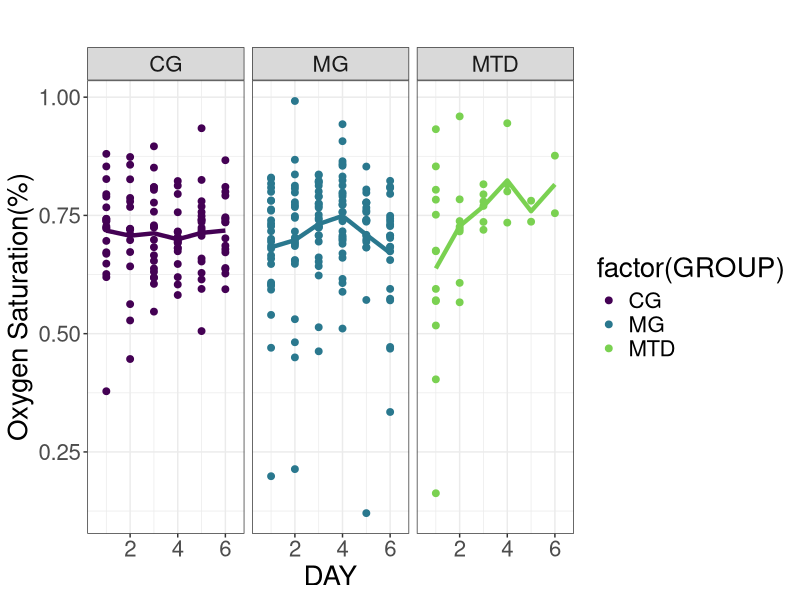
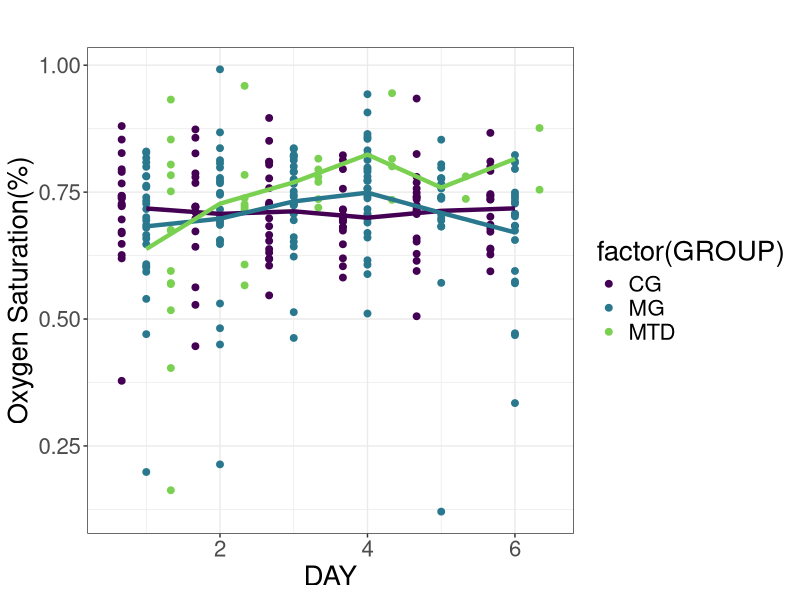
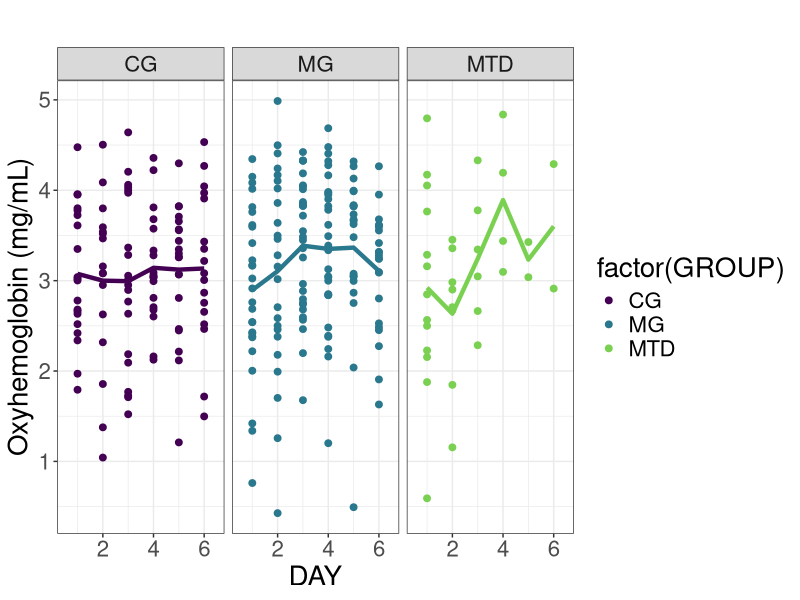
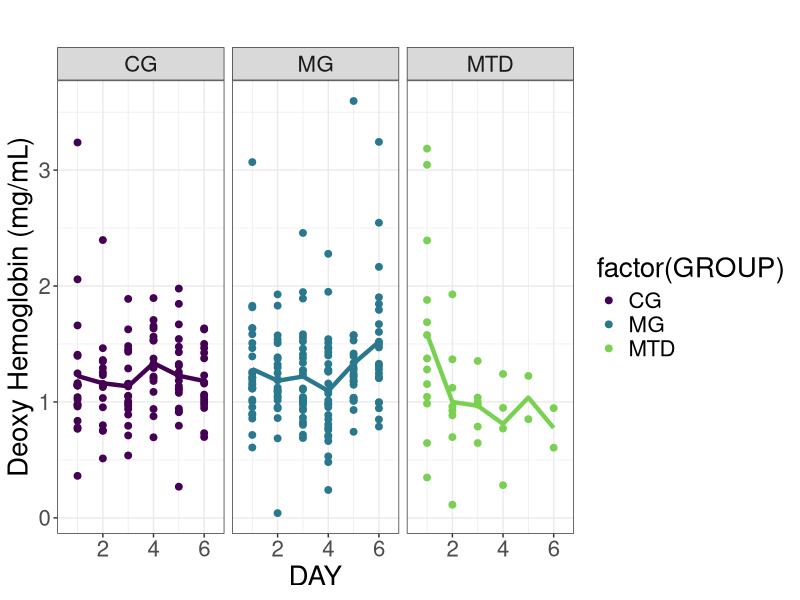
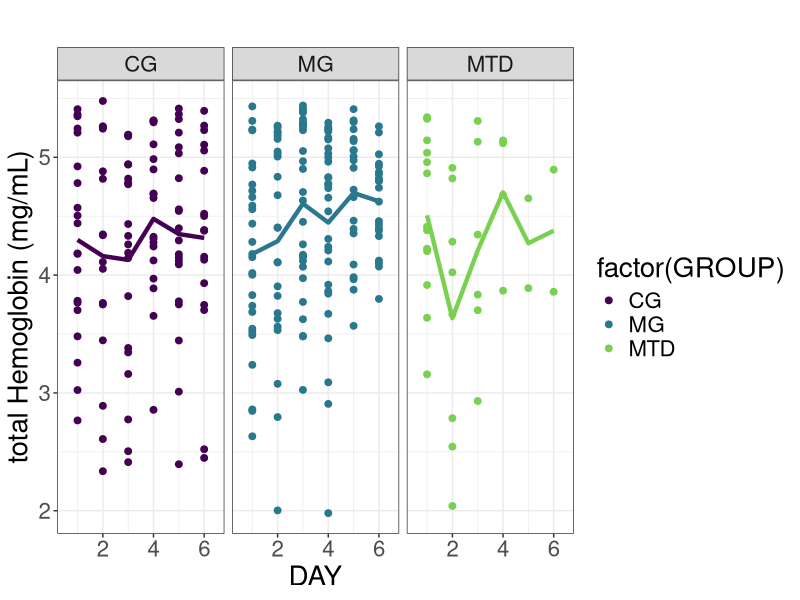
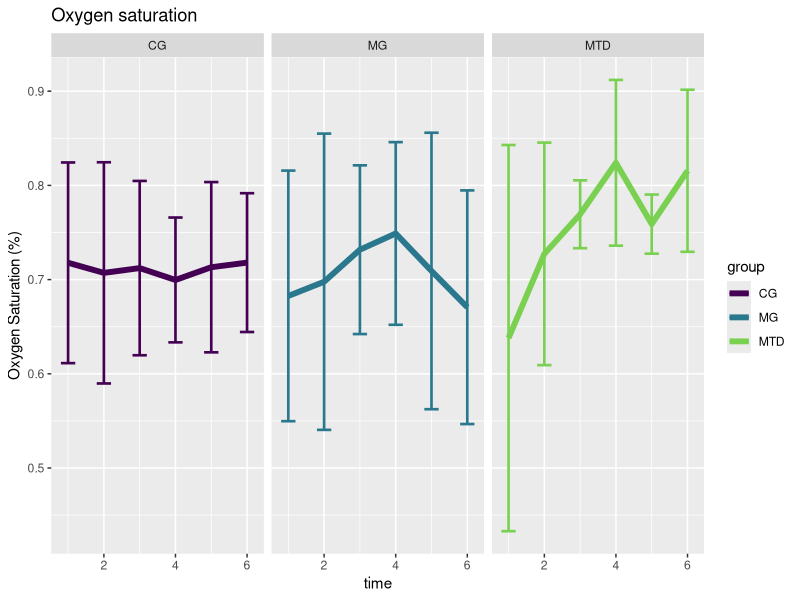
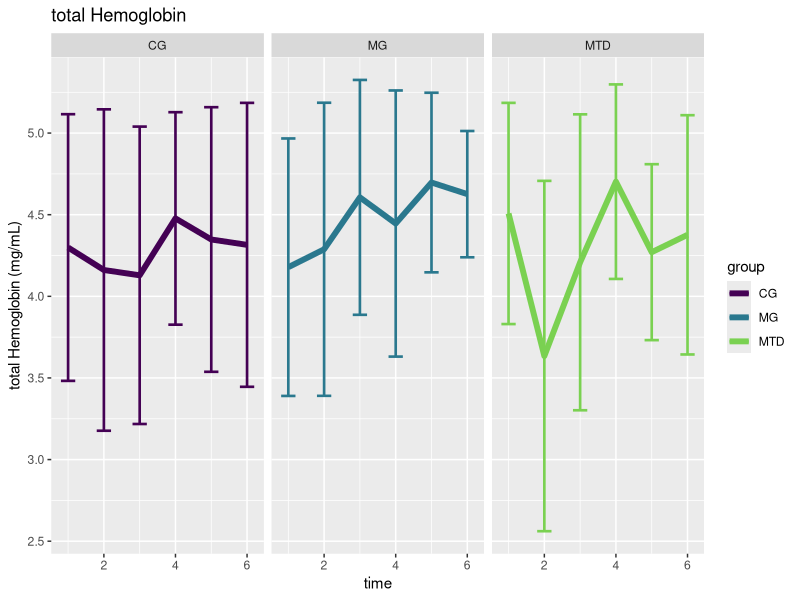
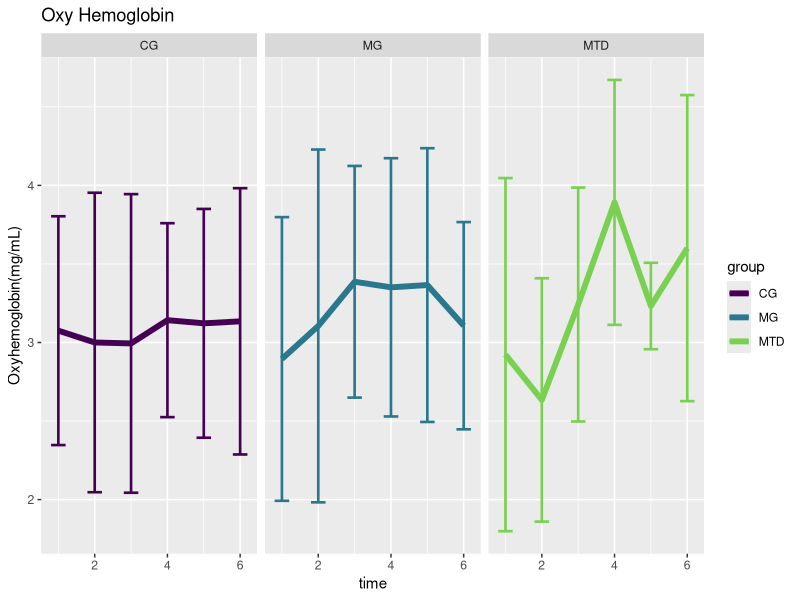

Generate these figures, in order, with R:
#code to plot the StO2 per group with errorbars
library(readr)
library(multcomp)
library(here)
data1 <- read.csv(here("data","Extraction_merged_2018_2020_cohorts_v1.csv"))
attach(data1)
library("ggplot2")
library(scales)
library(nlme)
library(patchwork)
library(ggplot2)
pd<-position_dodge(0.2)

data1$STO2min<-(data1$STO2-data1$STO2_SD)
data1$STO2max<-(data1$STO2+data1$STO2_SD)
data1$HBmin<-(data1$HB-data1$HB_SD)
data1$HBmax<-(data1$HB+data1$HB_SD)
data1$Amin<-(data1$A-data1$A_SD)
data1$Amax<-(data1$A+data1$A_SD)
data1$Bmin<-(data1$B-data1$B_SD)
data1$Bmax<-(data1$B+data1$B_SD)

data1$HBO2<-(data1$HB*data1$STO2)
data1$HBO2_SD<-data1$HB_SD*data1$STO2
data1$HBO2max<-data1$HBO2+data1$HBO2_SD
data1$HBO2min<-data1$HBO2-data1$HBO2_SD

data1$HBO<-data1$HB*(1-data1$STO2)
data1$HBO_SD<-data1$HB_SD*(1-data1$STO2)
data1$HBOmax<-data1$HBO+data1$HBO_SD
data1$HBOmin<-data1$HBO-data1$HBO_SD

#Calculating means 
means1<-aggregate(data1$STO2, by=list(time=data1$DAY,group=data1$GROUP),na.rm=TRUE,FUN=mean) #from StO2
sdevs1<-aggregate(data1$STO2, by=list(time=data1$DAY,group=data1$GROUP),na.rm=TRUE,FUN=sd) #from StO2
means1$STO2<-means1$x
means1$SDSTO2<-sdevs1$x
means2<-aggregate(data1$HB, by=list(time=data1$DAY,group=data1$GROUP),na.rm=TRUE,FUN=mean) #from Hb
sdevs2<-aggregate(data1$HB, by=list(time=data1$DAY,group=data1$GROUP),na.rm=TRUE,FUN=sd) #from Hb
means2$HB<-means2$x
means2$HBSD<-sdevs2$x
means3<-aggregate(data1$A, by=list(time=data1$DAY,group=data1$GROUP),na.rm=TRUE,FUN=mean) #from Hb
sdevs3<-aggregate(data1$A, by=list(time=data1$DAY,group=data1$GROUP),na.rm=TRUE,FUN=sd) #from Hb
means3$A<-means3$x
means3$ASD<-sdevs3$x

OxyHbmeans<-aggregate(data1$HBO2, by=list(time=data1$DAY,group=data1$GROUP),na.rm=TRUE,FUN=mean) #from HbO2
OxyHbstd<-aggregate(data1$HBO2, by=list(time=data1$DAY,group=data1$GROUP),na.rm=TRUE,FUN=sd) #from HbO2
OxyHbmeans$OxyHemoglobin<-OxyHbmeans$x
OxyHbmeans$OxyHbSD<-OxyHbstd$x

DeoxyHbmeans<-aggregate(data1$HBO, by=list(time=data1$DAY,group=data1$GROUP),na.rm=TRUE,FUN=mean) #from Hb
DeoxyHbstd<-aggregate(data1$HBO, by=list(time=data1$DAY,group=data1$GROUP),na.rm=TRUE,FUN=sd) #from Hb
DeoxyHbmeans$DeoxyHemoglobin<-DeoxyHbmeans$x
DeoxyHbmeans$DeoxyHbSD<-DeoxyHbstd$x

##scatter plot per group

#StO2 plot per week per group with means ****best one****
pd=position_dodge(1.0)
ggplot(data1,aes(x=DAY, y=STO2))+theme_bw()+
  theme(text=element_text(size=20))+
  geom_point(aes(color=factor(GROUP)), position=pd, size=2)+
  stat_summary(aes(group=GROUP,color=factor(GROUP)), fun.y=mean, geom="line",linetype=1, size=1.5,show.legend=FALSE)+
  scale_color_viridis_d(end = 0.8)+
  labs(title='',y="Oxygen Saturation(%)")+
  facet_wrap(~GROUP,ncol=5)


####StO2 integrated plot
pd=position_dodge(1.0)
ggplot(data1,aes(x=DAY, y=STO2))+theme_bw()+
  theme(text=element_text(size=20))+
  geom_point(aes(color=factor(GROUP)), position=pd, size=2)+
  stat_summary(aes(group=GROUP,color=factor(GROUP)), fun.y=mean, geom="line",linetype=1, size=1.5,show.legend=FALSE)+
  scale_color_viridis_d(end = 0.8)+
  labs(title='',y="Oxygen Saturation(%)")


#HbO2 plot per week per group with means ****best one****
pd=position_dodge(1.0)
ggplot(data1,aes(x=DAY, y=HBO2))+theme_bw()+
  theme(text=element_text(size=20))+
  geom_point(aes(color=factor(GROUP)), position=pd, size=2)+
  stat_summary(aes(group=GROUP,color=factor(GROUP)), fun.y=mean, geom="line",linetype=1, size=1.5,show.legend=FALSE)+
  scale_color_viridis_d(end = 0.8)+
  labs(title='',y="Oxyhemoglobin (mg/mL)")+
  facet_wrap(~GROUP,ncol=5)

#HbO plot per week per group with means ****best one****
pd=position_dodge(1.0)
ggplot(data1,aes(x=DAY, y=HBO))+theme_bw()+
  theme(text=element_text(size=20))+
  geom_point(aes(color=factor(GROUP)), position=pd, size=2)+
  stat_summary(aes(group=GROUP,color=factor(GROUP)), fun.y=mean, geom="line",linetype=1, size=1.5,show.legend=FALSE)+
  scale_color_viridis_d(end = 0.8)+
  labs(title='',y="Deoxy Hemoglobin (mg/mL)")+
  facet_wrap(~GROUP,ncol=5)



#tHb plot per week per group with means ****best one****
pd=position_dodge(1.0)
ggplot(data1,aes(x=DAY, y=HB))+theme_bw()+
  theme(text=element_text(size=20))+
  geom_point(aes(color=factor(GROUP)), position=pd, size=2)+
  stat_summary(aes(group=GROUP,color=factor(GROUP)), fun.y=mean, geom="line",linetype=1, size=1.5,show.legend=FALSE)+
  scale_color_viridis_d(end = 0.8)+
  labs(title='',y="total Hemoglobin (mg/mL)")+
  facet_wrap(~GROUP,ncol=5)






###plotting mean values####
ggplot(means1,aes(x=time,y=STO2))+geom_line(aes(color=group),size=2)+
  geom_errorbar(aes(ymin=STO2-SDSTO2,ymax=STO2+SDSTO2,color=group),width=0.4, size=0.9,position=pd)+
  labs(y="Oxygen Saturation (%)")+facet_wrap(~group)+
  scale_color_viridis_d(end = 0.8)+
  ggtitle("Oxygen saturation") #plot mean StO2 values


ggplot(means2,aes(x=time,y=HB))+geom_line(aes(color=group),size=2)+
  geom_errorbar(aes(ymin=HB-HBSD,ymax=HB+HBSD,color=group),width=0.4, size=0.9,position=pd)+facet_wrap(~group)+
  scale_color_viridis_d(end = 0.8)+
  ggtitle("total Hemoglobin")+labs(y="total Hemoglobin (mg/mL)") #plot mean Hb values

ggplot(OxyHbmeans,aes(x=time,y=OxyHemoglobin))+geom_line(aes(color=group),size=2)+
  geom_errorbar(aes(ymin=OxyHemoglobin-OxyHbSD,ymax=OxyHemoglobin+OxyHbSD,color=group),width=0.4, size=0.9,position=pd)+facet_wrap(~group)+
  scale_color_viridis_d(end = 0.8)+
  ggtitle("Oxy Hemoglobin")+labs(y="Oxyhemoglobin(mg/mL)") #plot HbO2

ggplot(DeoxyHbmeans,aes(x=time,y=DeoxyHemoglobin))+geom_line(aes(color=group),size=2)+
  geom_errorbar(aes(ymin=DeoxyHemoglobin-DeoxyHbSD,ymax=DeoxyHemoglobin+DeoxyHbSD,color=group),width=0.4, size=0.9,position=pd)+facet_wrap(~group)+
  scale_color_viridis_d(end = 0.8)+
  ggtitle("Deoxyhemoglobin")+labs(y="Deoxyhemoglobin (mg/mL)") #plot mean scattering coeff values

ggplot(means3,aes(x=time,y=A))+geom_line(aes(color=group),size=2)+
  geom_errorbar(aes(ymin=A-ASD,ymax=A+ASD,color=group),width=0.4, size=0.9,position=pd)+facet_wrap(~group)+
  scale_color_viridis_d(end = 0.8)+
  ggtitle("Scattering Coefficient (A)")+labs(y="Scattering coefficient (A)") #plot mean scattering coeff values

#Extract initial values per group
StO2basevals<-means1[means1$time==1, c("group", "STO2")] #extract initial StO2 values per group
means1<-merge(means1,StO2basevals, by.x="group", by.y='group',suffixes = c("","basevalue"))#copy StO2 base values per group

Hbbasevals<-means2[means2$time==1,c("group",'HB')] #extract initial Hb values per group
means2<-merge(means2,Hbbasevals, by.x="group", by.y='group',suffixes = c("","basevalue"))#copy StO2 base values per group


OxyHbbasevals<-OxyHbmeans[OxyHbmeans$time==1, c("group", "OxyHemoglobin")] #extract initial HbO2 values per group
OxyHbmeans<-merge(OxyHbmeans,OxyHbbasevals, by.x="group", by.y='group',suffixes = c("","basevalue"))#copy HbO2 base values per group


DeoxyHbbasevals<-DeoxyHbmeans[DeoxyHbmeans$time==1, c("group", "DeoxyHemoglobin")] #extract initial Hb values per group
DeoxyHbmeans<-merge(DeoxyHbmeans,DeoxyHbbasevals, by.x="group", by.y='group',suffixes = c("","basevalue"))#copy Hb base values per group

Abasevals<-means3[means3$time==1, c("group", "A")] #extract initial StO2 values per group
means3<-merge(means3,Abasevals, by.x="group", by.y='group',suffixes = c("","basevalue"))#copy StO2 base values per group

##getting a subset of StO2 values without NAs
library(dplyr)
Trimmed<-data1%>%filter(!is.na(STO2)) #extracting the non NA values 
Numbers<-aggregate(Trimmed$STO2, by=list(time=Trimmed$DAY,group=Trimmed$GROUP),FUN=length) #counting the number of occurrences per group per week
names(Numbers)<-c('Week','Group','Observations')
#Calculate fold change and pasting number of observations per group per week
##StO2
means1$StO2foldchange<-means1$STO2/means1$STO2basevalue #Mean StO2 fold change
means1$Observations<-Numbers$Observations
means1$StandErr<-means1$SDSTO2/(means1$Observations)^0.5
means1$FoldErr<-means1$StandErr/means1$STO2basevalue


##total hemoglobin
means2$Hbfoldchange<-means2$HB/means2$HBbasevalue #Mean Hb fold change
means2$Observations<-Numbers$Observations
means2$StandErr<-means2$HBSD/(means2$Observations)^0.5
means2$FoldErr<-means2$StandErr/means2$HBbasevalue

##A (reduced scattering coefficient)
means3$Afoldchange<-means3$A/means3$Abasevalue #Mean A fold change
means3$Observations<-Numbers$Observations
means3$StandErr<-means3$ASD/(means3$Observations)^0.5
means3$FoldErr<-means3$StandErr/means3$Abasevalue
###HbO2####
OxyHbmeans$OxyHbfoldchange<-OxyHbmeans$OxyHemoglobin/OxyHbmeans$OxyHemoglobinbasevalue
OxyHbmeans$Observations<-Numbers$Observations
OxyHbmeans$StandErr<-OxyHbmeans$OxyHbSD/(OxyHbmeans$Observations)
OxyHbmeans$FoldErr<-OxyHbmeans$StandErr/OxyHbmeans$OxyHemoglobinbasevalue

##Hb###
DeoxyHbmeans$DeoxyHbfoldchange<-DeoxyHbmeans$DeoxyHemoglobin/DeoxyHbmeans$DeoxyHemoglobinbasevalue
DeoxyHbmeans$Observations<-Numbers$Observations
DeoxyHbmeans$StandErr<-DeoxyHbmeans$DeoxyHbSD/(DeoxyHbmeans$Observations)
DeoxyHbmeans$FoldErr<-DeoxyHbmeans$StandErr/DeoxyHbmeans$DeoxyHemoglobinbasevalue

#plot fold changes
library(ggpubr)
pd=position_dodge(0.4)
txt<-20
p1<-ggplot(means1,aes(x=time, y=StO2foldchange))+theme_classic()+
  geom_point(aes(color=group,group=group),size=2, position=pd,show.legend = FALSE)+
  geom_line(aes(color=group,group=group),size=1.5,position=pd,show.legend = FALSE)+
  geom_errorbar(aes(ymin=StO2foldchange-FoldErr,ymax=StO2foldchange+FoldErr,color=group),width=0.4, size=0.9,position=pd,show.legend = FALSE)+
  scale_color_manual(values=c('gray','blue','red'))+
  scale_x_continuous(breaks=seq(1,6,1))+
  labs(title=expression(StO[2]), subtitle='Oxygen Saturation',y='Fold Change', x='Weeks')+ #plot StO2 fold change
  theme(plot.title = element_text(hjust = 0.5),text=element_text(size=txt),aspect.ratio = 1)



p2<-ggplot(means2,aes(x=time, y=Hbfoldchange))+theme_classic()+
  geom_point(aes(color=group,group=group),size=2, position=pd,show.legend = FALSE)+
  geom_line(aes(color=group,group=group),size=1.5, position=pd,show.legend = FALSE)+
  geom_errorbar(aes(ymin=Hbfoldchange-FoldErr,ymax=Hbfoldchange+FoldErr,color=group),width=0.4, size=0.9, position=pd,show.legend = FALSE)+
  theme(text=element_text(size=txt),aspect.ratio = 1)+
  scale_color_manual(values=c('gray','blue','red'))+
  scale_x_continuous(breaks=seq(1,6,1))+
  labs(title=expression(tHb), subtitle='Total Hemoglobin',y='', x='Weeks')+theme(plot.title = element_text(hjust = 0.5)) #plot Hb fold change


p3<-ggplot(means3,aes(x=time, y=Afoldchange))+theme_classic()+
  geom_point(aes(color=group,group=group),size=2, position=pd,show.legend = FALSE)+
  geom_line(aes(color=group,group=group),size=1.5, position=pd,show.legend = FALSE)+
  geom_errorbar(aes(ymin=Afoldchange-FoldErr,ymax=Afoldchange+FoldErr,color=group),width=0.4, size=0.9, position=pd,show.legend = FALSE)+
  theme(text=element_text(size=txt),aspect.ratio = 1)+
  scale_color_manual(values=c('gray','blue','red'))+
  scale_x_continuous(breaks=seq(1,6,1))+labs(title=expression(mu[s]^{"'"}), y='', x='Weeks')+
  theme(plot.title = element_text(hjust = 0.5)) #plot A fold change


p4<-ggplot(OxyHbmeans,aes(x=time, y=OxyHbfoldchange))+theme_classic()+
  geom_point(aes(color=group,group=group),size=2, position=pd,show.legend = FALSE)+
  geom_line(aes(color=group,group=group),size=1.5,position=pd,show.legend = FALSE)+
  geom_errorbar(aes(ymin=OxyHbfoldchange-FoldErr,ymax=OxyHbfoldchange+FoldErr,color=group),width=0.4, size=0.9,position=pd,show.legend = FALSE)+
  scale_color_manual(values=c('gray','blue','red'))+
  theme(text=element_text(size=txt),aspect.ratio = 1)+scale_x_continuous(breaks=seq(1,6,1))+
  labs(title=expression(HbO[2]), subtitle='Oxyhemoglobin', y='', x='Weeks')+theme(plot.title = element_text(hjust = 0.5)) #plot HbO2 fold change


p5<-ggplot(DeoxyHbmeans,aes(x=time, y=DeoxyHbfoldchange))+theme_classic()+
  geom_point(aes(color=group,group=group),size=2, position=pd)+
  geom_line(aes(color=group,group=group),size=1.5,position=pd)+
  geom_errorbar(aes(ymin=DeoxyHbfoldchange-FoldErr,ymax=DeoxyHbfoldchange+FoldErr,color=group),width=0.4, size=0.9,position=pd)+
  theme(text=element_text(size=txt),aspect.ratio = 1)+
  scale_color_manual(values=c('gray','blue','red'))+
  scale_x_continuous(breaks=seq(1,6,1))+
  labs(title=expression(HbO),subtitle='Deoxyhemoglobin', y='', x='Weeks')+theme(plot.title = element_text(hjust = 0.5)) #plot Hb fold change

ggarrange(p1,p2,p4,p5,nrow=1,common.legend = TRUE)

p1+p2+p4+p5+
  plot_layout(nrow=2)+
  plot_annotation(tag_levels='A')&
  theme(plot.tag=element_text(colour = 'blue'))


#StO2 plot per week per group with means ****best one****
# pd=position_dodge(1.0)
# ggplot(data1,aes(x=DAY, y=STO2, linetype=TUMOR))+theme_bw()+
#   theme(text=element_text(size=20))+
#   geom_point(aes(color=factor(TUMOR)), position=pd, size=2)+
#   geom_line(aes(color=factor(TUMOR)), position=pd,size=1)+
#   scale_x_continuous(breaks=seq(1,6,1))+
#   geom_errorbar(aes(ymin=STO2min, ymax=STO2max,color=factor(TUMOR),linetype=NULL), width=2,position=pd,size=0.6,show.legend = FALSE)+
#   geom_text(data = data1, aes(x = 4.35, y = STO2, label = TUMOR),
#             size = 4, hjust = 1, fontface = "bold")+
#   stat_summary(aes(group=GROUP), fun.y=mean, geom="line",linetype=1, size=1.5,show.legend=FALSE)+
#   labs(title='',y="Oxygen Saturation(%)")+
#   facet_wrap(~ID,ncol=5)




#StO2 plot per week per subject per group MG **best**
library(ggrepel)
library(grid)
library(tidyverse)


#geom_label_repel(data=subset(data1,GROUP=='MG'),aes(label = TUMOR , fill=factor(TUMOR)),
#box.padding   = 0.35, 
#point.padding = 0.5,
#color ='black',
#show.legend = FALSE)+

#StO2 plots 
#################################################################

#MG group
pd=position_dodge(1.0)
ggplot(data=subset(data1,GROUP=='MG'),aes(x=DAY, y=STO2, linetype=TUMOR))+theme_bw()+
  geom_point(aes(color=TUMOR), position=pd, size=2, show.legend = FALSE)+
  geom_line(aes(color=factor(TUMOR)), position=pd,size=2, linetype="solid")+
  scale_x_continuous(breaks=seq(1,6,1))+
  geom_errorbar(aes(ymin=STO2min, ymax=STO2max,
                    color=factor(TUMOR),
                    linetype=NULL), width=0.5,position=pd,size=1,show.legend = FALSE)+
  scale_color_viridis_d(end = 0.75)+
  guides(color = guide_legend(override.aes = list(size = 6)))+
  stat_summary(aes(group=GROUP), fun.y=mean, geom="line",linetype=1, size=1.5,show.legend=FALSE)+
  facet_wrap(~ID,nrow=2)+
  labs(title='METRONOMIC',y="Oxygen Saturation(%)")+
  theme(text=element_text(size=20),plot.title = element_text(hjust = 0.5),
        legend.text=element_text(size=20),legend.position = "bottom",aspect.ratio = 0.75)



#tHb plots
#################################################################
#MG group
pd=position_dodge(1.0)
ggplot(data=subset(data1,GROUP=='MG'),aes(x=DAY, y=HB, linetype=TUMOR))+theme_bw()+
  geom_point(aes(color=TUMOR), position=pd, size=2, show.legend = FALSE)+
  geom_line(aes(color=factor(TUMOR)), position=pd,size=2, linetype="solid")+
  scale_x_continuous(breaks=seq(1,6,1))+
  geom_errorbar(aes(ymin=HBmin, ymax=HBmax,
                    color=factor(TUMOR),
                    linetype=NULL), width=0.5,position=pd,size=1,show.legend = FALSE)+
  scale_color_viridis_d(end = 0.75)+
  guides(color = guide_legend(override.aes = list(size = 6)))+
  stat_summary(aes(group=GROUP), fun.y=mean, geom="line",linetype=1, size=1.5,show.legend=FALSE)+
  facet_wrap(~ID,nrow=2)+
  labs(title='METRONOMIC',y="Total hemoglobin (mg/mL)")+
  theme(text=element_text(size=20),plot.title = element_text(hjust = 0.5),
        legend.text=element_text(size=20),legend.position = "bottom",aspect.ratio = 0.75)


#HbO2 plots
################################
#MG group
library(ggrepel)
library(tidyverse)
pd=position_dodge(1.0)
ggplot(data=subset(data1,GROUP=='MG'),aes(x=DAY, y=HBO2, linetype=TUMOR))+theme_bw()+
  geom_point(aes(color=TUMOR), position=pd, size=2, show.legend = FALSE)+
  geom_line(aes(color=factor(TUMOR)), position=pd,size=2, linetype="solid")+
  scale_x_continuous(breaks=seq(1,6,1))+
  geom_errorbar(aes(ymin=HBO2min, ymax=HBO2max,
                    color=factor(TUMOR),
                    linetype=NULL), width=0.5,position=pd,size=1,show.legend = FALSE)+
  scale_color_viridis_d(end = 0.75)+
  guides(color = guide_legend(override.aes = list(size = 6)))+
  stat_summary(aes(group=GROUP), fun.y=mean, geom="line",linetype=1, size=1.5,show.legend=FALSE)+
  facet_wrap(~ID,nrow =2)+
  labs(title='METRONOMIC',y="HbO2(mg/mL)")+
  theme(text=element_text(size=20),plot.title = element_text(hjust = 0.5),
        legend.text=element_text(size=20),legend.position = "bottom",aspect.ratio = 0.75)


#HbO plots
##############################
#MG group
pd=position_dodge(1.0)
ggplot(data=subset(data1,GROUP=='MG'),aes(x=DAY, y=HBO, linetype=TUMOR))+theme_bw()+
  geom_point(aes(color=TUMOR), position=pd, size=2, show.legend = FALSE)+
  geom_line(aes(color=factor(TUMOR)), position=pd,size=2, linetype="solid")+
  scale_x_continuous(breaks=seq(1,6,1))+
  geom_errorbar(aes(ymin=HBOmin, ymax=HBOmax,
                    color=factor(TUMOR),
                    linetype=NULL), width=0.5,position=pd,size=1,show.legend = FALSE)+
  scale_color_viridis_d(end = 0.75)+
  guides(color = guide_legend(override.aes = list(size = 6)))+
  stat_summary(aes(group=GROUP), fun.y=mean, geom="line",linetype=1, size=1.5,show.legend=FALSE)+
  facet_wrap(~ID,nrow=2)+
  labs(title='METRONOMIC',y=" Deoxyhemoglobin (mg/mL)")+
  theme(text=element_text(size=20),plot.title = element_text(hjust = 0.5),
        legend.text=element_text(size=20),legend.position = "bottom",aspect.ratio = 0.75)



####Mean values
